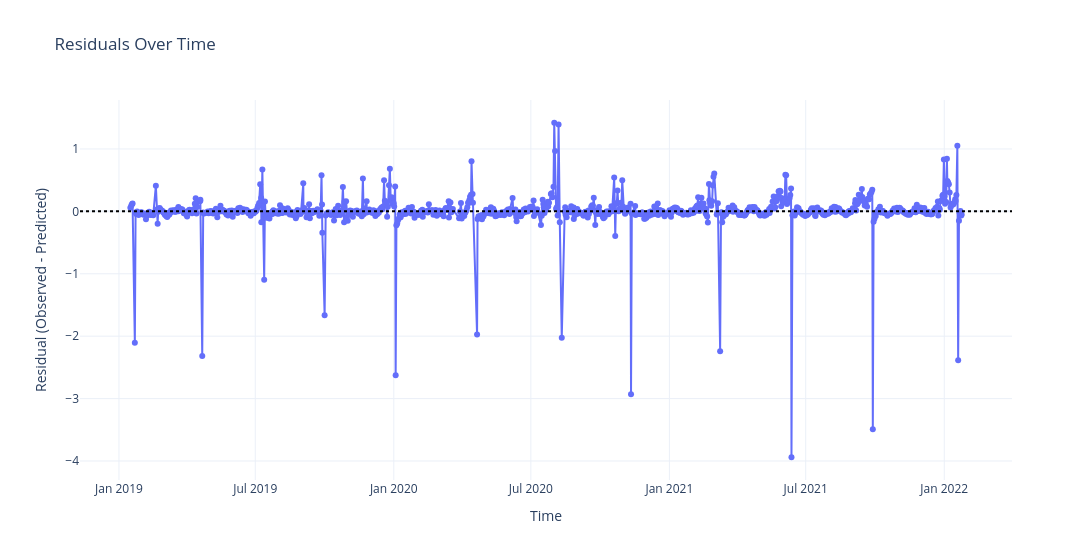

The notebook cell this image was saved under:
### Markdown cell above
### Plot residuals over time

### Code cell
fig = go.Figure()

fig.add_trace(go.Scatter(
    x=df_result.index,
    y=df_result["residuals"],
    mode='lines+markers',
    name='Residuals'
))

fig.add_hline(y=0, line_dash="dot", line_color="black")

fig.update_layout(
    title='Residuals Over Time',
    xaxis_title='Time',
    yaxis_title='Residual (Observed - Predicted)',
    template='plotly_white',
    width= 1400
)

fig.show()

### Figure 1 — Plotly figure (JSON) as saved in the notebook; plotly's stock layout.template omitted (floating-point values rounded to 4 significant figures; data arrays with more than 128 entries replaced by an {"elided": "..."} marker saying what was removed)
{"data": [{"mode": "lines+markers", "name": "Residuals", "type": "scatter", "x": {"elided": "1050 str values"}, "y": {"elided": "1050 float values"}}], "layout": {"shapes": [{"line": {"color": "black", "dash": "dot"}, "type": "line", "x0": 0, "x1": 1, "xref": "x domain", "y0": 0, "y1": 0, "yref": "y"}], "title": {"text": "Residuals Over Time"}, "width": 1400, "xaxis": {"title": {"text": "Time"}}, "yaxis": {"title": {"text": "Residual (Observed - Predicted)"}}}}
